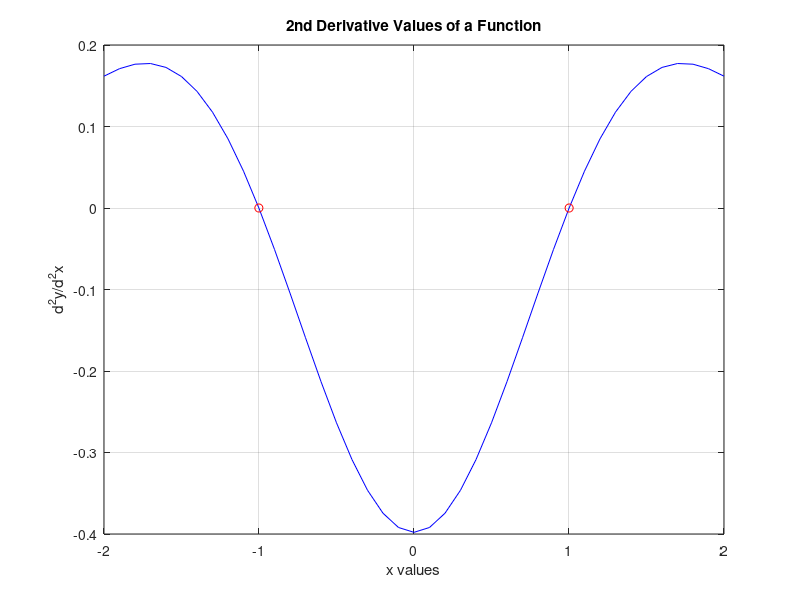

Here is the MATLAB script that generated this plot:
x = -2.1:.1:2.1; %2 additional data points +1 on either end
y = 1/sqrt(2*pi)*exp(-x.^2/2); %function
d = diff(y)./diff(x); %first derivative
x = -2.05:.1:2.05; %inbetween x values
d2 = diff(d)./diff(x); %2nd derivative
x = -2:.1:2; %inbetween x values, desired range
plot(x,d2,'b') %plots x = -2: .1: 2 to corresponding d2y/d2x values
x_infl(1) = fzero(@(T) interp1(x,d2,T,'linear','extrap'),-1); %finds zero
x_infl(2) = fzero(@(T) interp1(x,d2,T,'linear','extrap'),1);
hold on %keeps plot
grid on %turns on grid
plot(x_infl,0,'ro') %plots zero
xlabel('x values') %labels
ylabel('d^2y/d^2x')
title('2nd Derivative Values of a Function')
fprintf('The x values where the 2nd derivative is 0 are:\n') %display values
fprintf('%f and %f\n',x_infl(1),x_infl(2))